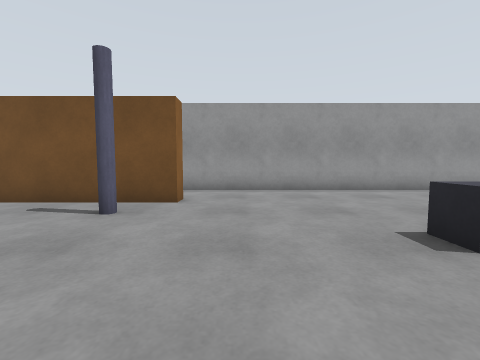
[1] (above)

19 first-person views from a walk through a world built for the Gazebo simulator. The camera is 0.94 m above the floor, tilts 4° down and sees 90° across. The floor is counted in squares, 1 m on a side. Each view is taken from the middle of a square. On the plan, view 1 faces up. The plan holds only what a view shows up to about 10 squares ahead; the rest is blank.

[2]
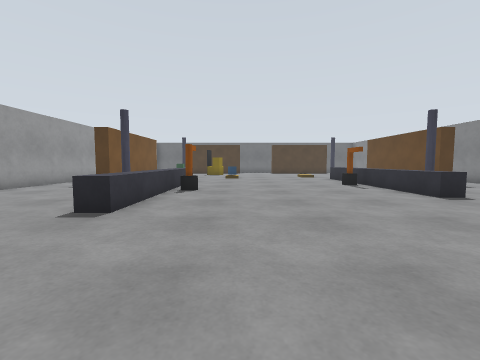

[3]
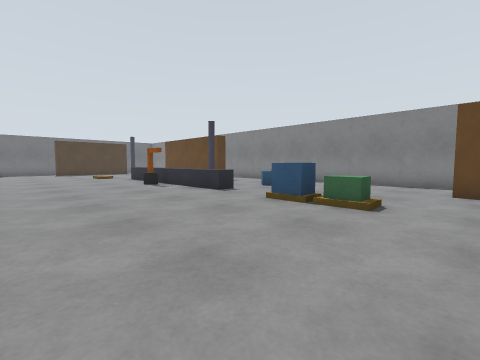

[4]
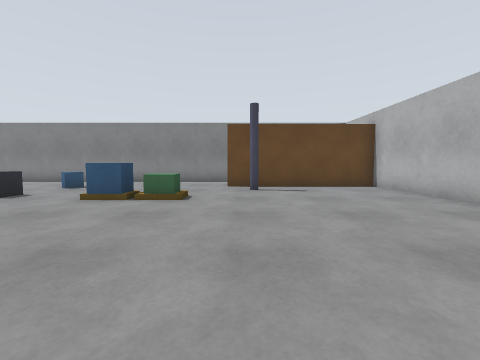

[5]
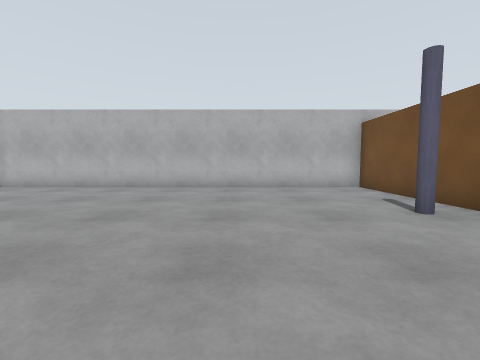

[6]
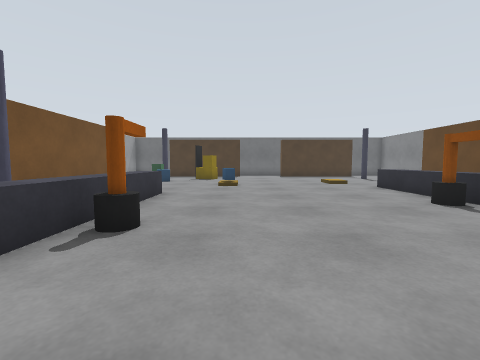

[7]
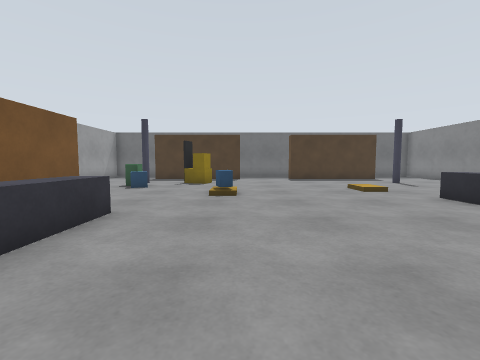

[8]
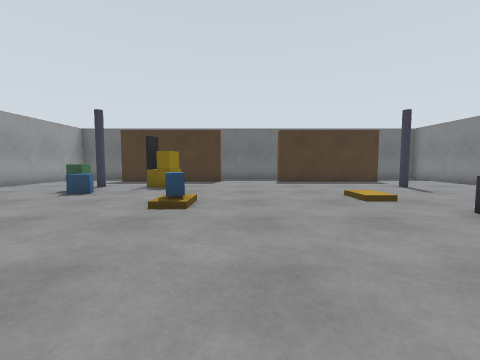

[9]
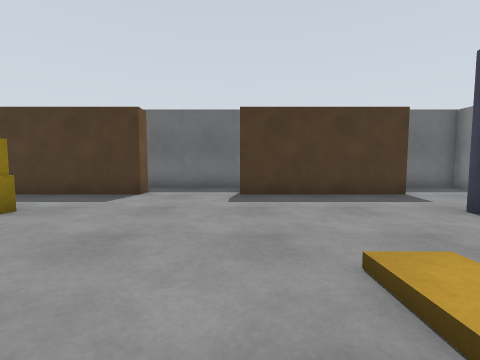

[10]
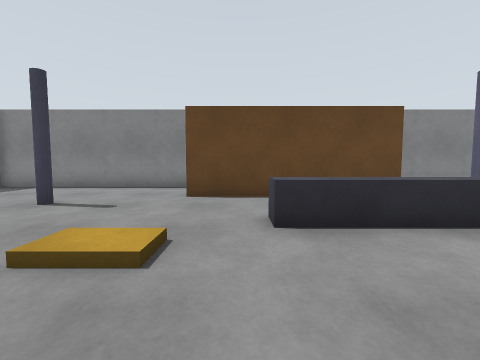

[11]
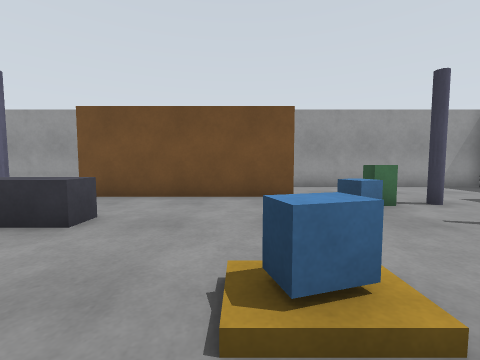

[12]
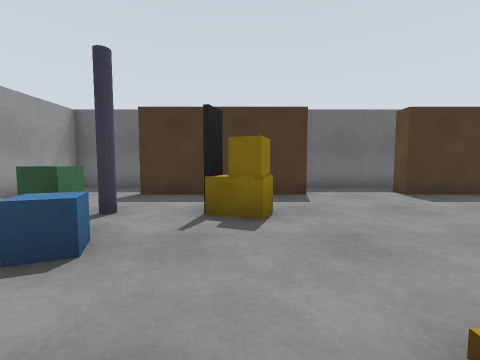

[13]
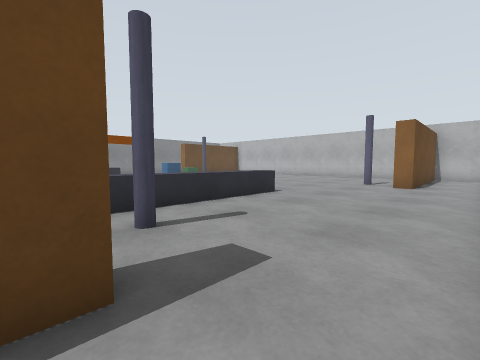

[14]
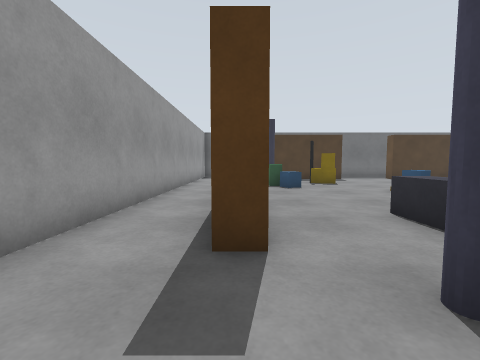

[15]
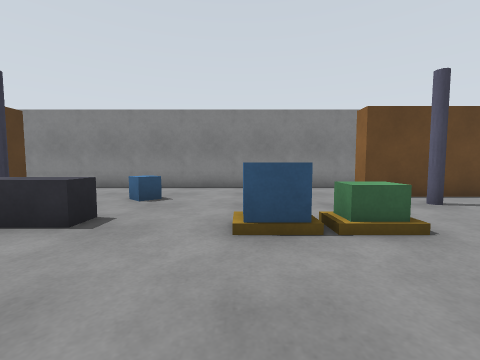

[16]
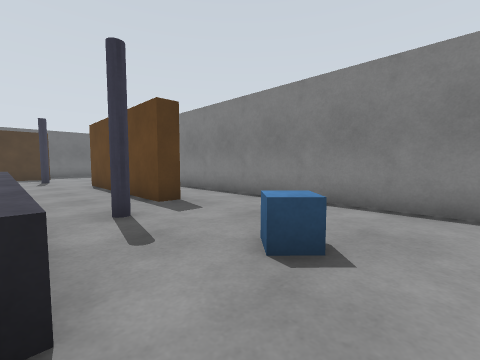

[17]
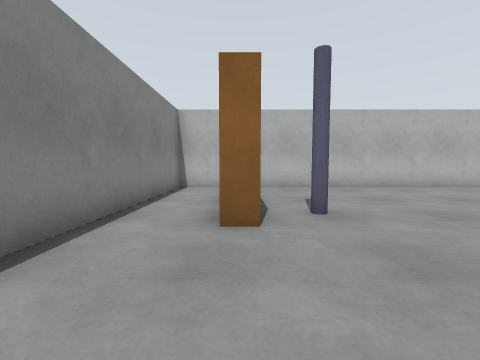

[18]
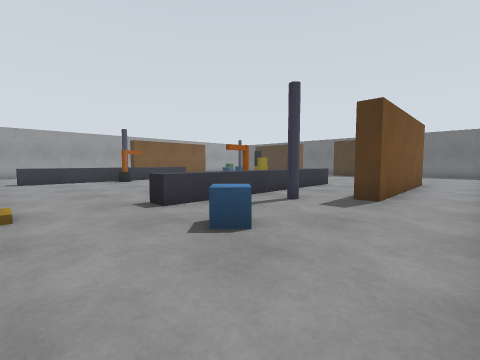

[19]
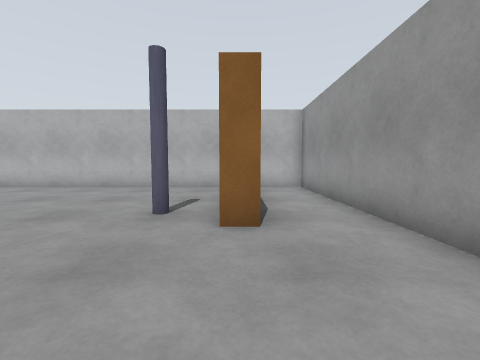

### Floor plan
Points are (right, up) in squares from view 1. A wall is a line through its corners. A room is listed if a view was taken in it or the views show most of it. See-through windows are left out.
Room 1 (views 1, 2, 3, 4, 5, 6, 7, 8, 9, 10, 11, 12, 13, 14, 15, 16, 17, 18, 19)
walls: (14.6, 5.7) (8.5, 5.7) (8.5, 6.3) (9.1, 6.3); (14.5, -9.3) (8.5, -9.3) (8.5, -8.7) (14.5, -8.7); (-3.6, 6.3) (-1.5, 6.3) (-1.5, 5.7) (-7.4, 5.7) (-7.4, -8.7) (-1.5, -8.7) (-1.5, -9.4); (15, -11.4) (22.4, -11.4) (22.4, -9.5); (20.9, 0) (20.2, 0) (20.2, 5); (20.2, -8.1) (20.2, -3) (20.9, -3); (22.4, -4.1) (22.4, 0.6); (22.4, 5.9) (22.4, 8.4) (-7.4, 8.4) (-7.4, 6.8); (-7.4, -9.8) (-7.4, -11.4) (11.9, -11.4)
objects: pillar (-3, -8) to (-2, -7); pillar (-3, 4) to (-2, 5); green box (0, -6) to (0, -5); blue box (1, -6) to (2, -5); conveyor (3, 2) to (10, 3); crate (4, -8) to (5, -8); conveyor (5, -6) to (12, -5); pillar (7, -8) to (8, -7); pillar (7, 4) to (8, 5); pallet (13, 0) to (14, 1); crate (15, 4) to (16, 4); pillar (17, -8) to (18, -7); other object (17, 2) to (18, 2); pillar (17, 4) to (18, 5)

Positions as (right, up) in squares from view 1, and headings:
1: (0, 0), facing up
2: (-2, 0), facing right
3: (-2, 0), facing down-right
4: (-2, 1), facing down
5: (2, 1), facing left
6: (3, 0), facing right
7: (6, 0), facing right
8: (8, -1), facing right
9: (13, -3), facing right
10: (13, -2), facing down
11: (13, -1), facing up
12: (13, 2), facing right
13: (9, 8), facing down-left
14: (6, 6), facing right
15: (2, -2), facing down
16: (3, -6), facing down-right
17: (2, -9), facing left
18: (2, -11), facing up-right
19: (2, 6), facing left
